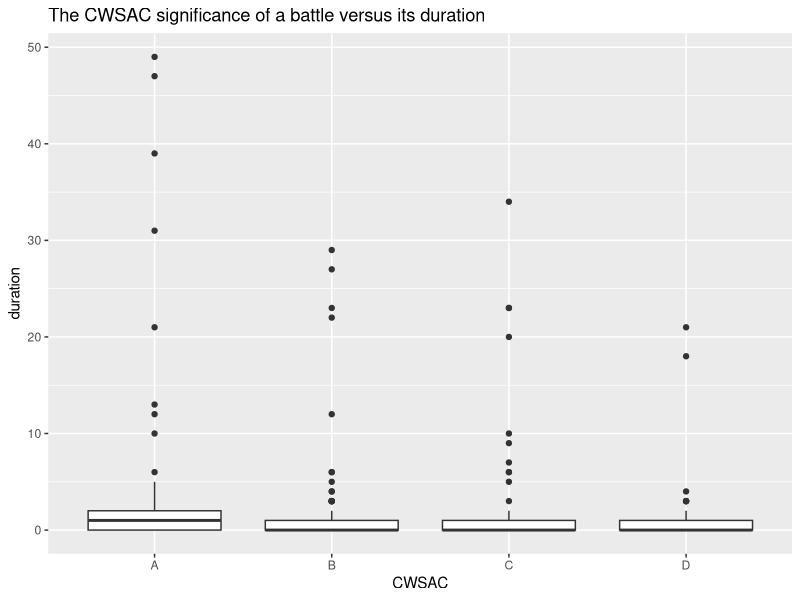
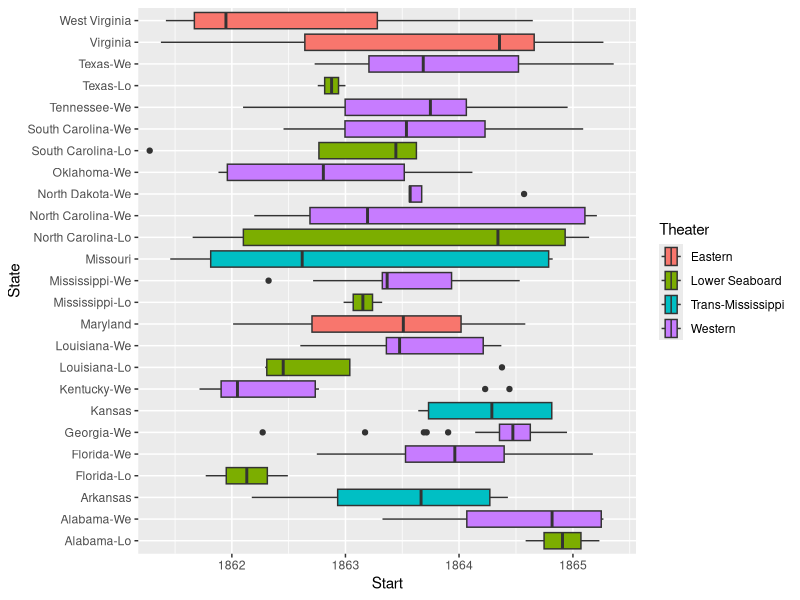

These figures' R source, in order:
## ---- chunk 1
knitr::opts_chunk$set(fig.align  = "center",
                      fig.height = 3, 
                      fig.width  = 5)
## ---- chunk 2
library(tidyverse)
#(0213:- 0 No need to load ggplot after tidyverse)
#library(ggplot2)
## ---- chunk 3
scwords <- read_csv(file = "../data/words.txt")
head(scwords) 
## ---- chunk 4
scwords_df <- as.data.frame(scwords)
head(scwords_df)

scwords_df[is.na(scwords_df)] <- "NA"

scwords_df %>% 
  mutate(detect_x = str_count(word, "[Xx]")) %>% 
  arrange(desc(detect_x)) %>% 
  mutate(word_long = str_length(word)) %>%
  filter(detect_x == 2) %>% 
  arrange(desc(word_long)) %>% 
  slice_head(n = 6)

# COEXECUTRIXES, EXTRATEXTUAL, COEXECUTRIX, EXECUTRIXES, SAXITOXINS, XANTHOXYLS
## ---- chunk 5
scwords_df %>% 
  mutate(word_count = str_length(word)%%2) %>% 
  filter(word_count == 0) %>% 
  mutate(word_even = str_length(word)) %>%
  mutate(even_mid = word_even/2) %>% 
  mutate(first_even = str_sub(word, 1, even_mid)) %>% 
  mutate(sec_even = str_sub(word, even_mid+1, word_even)) %>% 
  filter(first_even == sec_even) -> even_sum
head(even_sum)

scwords_df %>% 
  mutate(word_count = str_length(word)%%2) %>% 
  filter(word_count == 1) %>% 
  mutate(word_odd = str_length(word)) %>% 
  mutate(odd_mid = (word_odd + 1)/2) %>% 
  mutate(first_odd = str_sub(word, 1, odd_mid-1)) %>% 
  mutate(sec_odd = str_sub(word, odd_mid+1, word_odd)) %>% 
  filter(first_odd == sec_odd) -> odd_sum
head(odd_sum)

q3_ans <- count(even_sum) + count(odd_sum)
q3_ans
# 254 words have an identical first and second half of the word.
## ---- chunk 6
even_sum %>% 
  arrange(desc(word_even)) %>% 
  slice_head(n=1)

odd_sum %>% 
  arrange(desc(word_odd)) %>% 
  slice_head(n=1)

# CHIQUICHIQUI is the longest word with an identical first and second half of the word
## ---- chunk 7
war_df <- read_csv("../data/civil_war_theater.csv")
head(war_df)
## ---- chunk 8
year_regex <- stringr::str_c(1861:1865, collapse = "|")
year_regex


war_df %>% 
  mutate(num_years = str_count(Date, year_regex)) %>% 
  select(Battle, Date, num_years, everything())->war_df
head(war_df)

## ---- chunk 9
month_regex <- stringr::str_c(month.name, collapse = "|")
month_regex

war_df %>% 
  mutate(num_month = str_count(Date, month_regex)) %>%
  select(Battle, Date, num_month, everything())->war_df
head(war_df)
## ---- chunk 10
war_df %>% 
  mutate(dmulti_span = str_detect(Date, "-")) %>% 
  select(Battle, Date,dmulti_span, num_month, everything())->war_df
head(war_df)
## ---- chunk 11
war_df %>% 
  filter(dmulti_span == FALSE) -> one_day
head(one_day)
## ---- chunk 12
war_df %>% 
  filter(num_month == 1 & dmulti_span == TRUE) ->one_mon
head(one_mon)
## ---- chunk 13
war_df %>% 
  filter(num_month > 1 & num_years <2)->multi_mon
head(multi_mon)
## ---- chunk 14
war_df %>% 
  filter(num_years > 1)->multi_years
head(multi_years)
## ---- chunk 15
one_day %>% 
  mutate(Start = parse_date(Date, format = "%B %d, %Y")) %>% 
  mutate(End = parse_date(Date, format = "%B %d, %Y")) %>% 
  select(Battle, Start, End, everything(), -Date)->
  one_day
head(one_day)
#(0213:2.2.61:  - 0 Easier to use lubridate than readr)
## ---- chunk 16
one_mon %>% 
  separate(Date, into = c("Month", "Year"), sep = ",") %>% 
  separate(Month, into = c("Month", "Sday"), sep = " ") %>% 
  separate(Sday, into = c("Sday", "Eday"), sep = "-") %>% 
  mutate(Day_span = as.double(Eday) - as.double(Sday)) %>% 
  unite(Start, Month, Sday, Year, sep = "-") %>% 
  mutate(Start = parse_date(Start, format = "%B-%d- %Y")) %>% 
  mutate(End = Start + Day_span) %>% 
  select(Battle,Start, End, everything(), -Eday, -Day_span)-> one_mon
head(one_mon)
## ---- chunk 17
multi_mon %>%
  separate(Date, into = c("dspan", "Year"), sep = ",") %>% 
  separate(dspan, into = c("Sdate", "Edate"), sep = "-" ) %>% 
  mutate(new_sdate = str_trim(Sdate)) %>% 
  mutate(year_1 = Year) %>% 
  unite(new_sdate, Year, col = "SSdate", sep = ",") %>% 
  unite(Edate, year_1, col = "EEdate", sep = ",") %>% 
  mutate(Start = parse_date(SSdate, format = "%B %d, %Y")) %>% 
  mutate(End = parse_date(EEdate, format = "%B %d, %Y")) %>% 
  select(Battle, Start, End, everything(), -Sdate, -EEdate, -SSdate,)->multi_mon
head(multi_mon)
## ---- chunk 18
multi_years %>% 
  separate(Date, into = c("Start", "End"), sep = "-") %>%
  mutate(new_start = str_trim(Start)) %>% 
  mutate(Start = parse_date(new_start, format = "%B %d, %Y")) %>% 
  mutate(End = parse_date(End, format = "%B %d, %Y")) %>% 
  select(Battle, Start, End, everything(), -new_start)->multi_years
head(multi_years)
## ---- chunk 19
civil_war <- bind_rows(list(one_day, one_mon, multi_mon, multi_years))
head(civil_war)
## ---- chunk 20
civil_war %>% 
  mutate(Span = End - Start) %>% 
  select(Battle, Start, End, Span, everything()) %>% 
  arrange(desc(Span)) %>% 
  slice_head(n = 1) 
# Siege of Port Hudson is the longest battle, and it last 49 days long.
## ---- chunk 21
war_dur <- civil_war$End - civil_war$Start

civil_war %>% 
  ggplot(mapping = aes(x = CWSAC, y = (war_dur))) +
  geom_boxplot() +
  labs(title = "The CWSAC significance of a battle versus its duration",
       y = "duration")

# The boxplot shows that the level of A is more spread in duration with higher median, but overall CWSAC significance of a battle are generally similar in its duration that spreading around 0-3 days.
## ---- chunk 22
lm_model <- lm(as.double(war_dur) ~ as.factor(CWSAC), data = civil_war)
summary(lm_model)
# The model is significant since the p-value is extremely small(2.026e-05<.05), but only 5.48% of the variability is explained by the model. 

# (0213): - 0.1 The skewness of the data suggests a transformation to make it more symmetrical
## ---- chunk 23
# Combine state with the same name (rename input)
# filter n > 2
# deal with plot: state names
# plot

# rename input
civil_war %>% 
  mutate(State = str_replace_all(State, "West Virginia \\(Virginia at the time\\)", "West Virginia")) %>% 
  mutate(State = str_replace_all(State, "North Dakota \\(Dakota Territory at the time\\)", "North Dakota")) %>% 
  mutate(State = str_replace_all(State, "North Dakota \\(Dakota Territory..............", "North Dakota")) %>% 
  mutate(State = str_replace_all(State, "Oklahoma \\(Indian Territory at the time\\)", "Oklahoma")) -> civil_war01

unique(civil_war01$State)

#civil_war01 %>% 
  #filter(State == "West Virginia")

# filter n <= 2
civil_war01 %>%
  group_by(State) %>%
  count() %>%
  filter(n <= 2) -> civil_war02

civil_war01 %>% 
  anti_join(civil_war02, by = "State") %>% 
  mutate(Theater_new = Theater) %>% 
  unite(State, Theater_new, col = "state_thr", sep = "-") %>% 
  select(Battle, state_thr, Start, Theater) -> civil_war01

civil_war01 %>% 
  #filter(Theater == "Lower Seaboard" | Theater == "Western") %>%
  group_by(state_thr) %>% 
  #count() %>% 
  mutate(state_thr = str_replace_all(state_thr, "Lower Seaboard", "Lo")) %>% 
  mutate(state_thr = str_replace_all(state_thr, "Western", "We")) %>% 
  mutate(state_thr = str_replace_all(state_thr, "\\-Eastern", "")) %>% 
  mutate(state_thr = str_replace_all(state_thr, "\\-Trans-Mississippi", "")) %>% 
  mutate(state_thr = as.factor(state_thr))->civil_war01

unique(civil_war01$state_thr)

civil_war01 %>%
  ggplot(mapping = aes(x = Start, y = state_thr, fill =Theater)) +
  geom_boxplot()+
  labs(x = "Start", y = "State")

#(0213)- 0.5 Needed to combine  states names with Theater for those states into two theaters and then fct_reorder2(StateT, Start, Theater)
